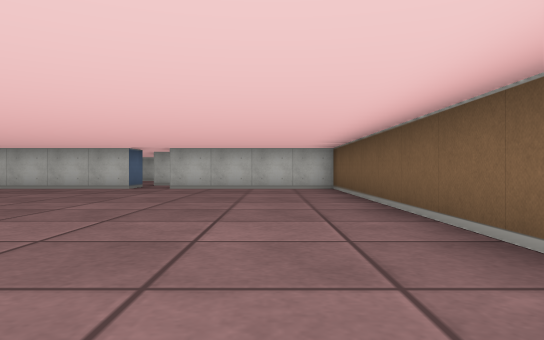
View 1 (above)

19 first-person views from a walk through a cub3D level. The camera is about half as high as the walls, looks level and sees 70° across. The floor is counted in squares. Each view is taken from the middle of a square. On the plan, view 1 faces up. The plan holds only what a view shows up to about 9 squares ahead; the rest is blank.

View 2
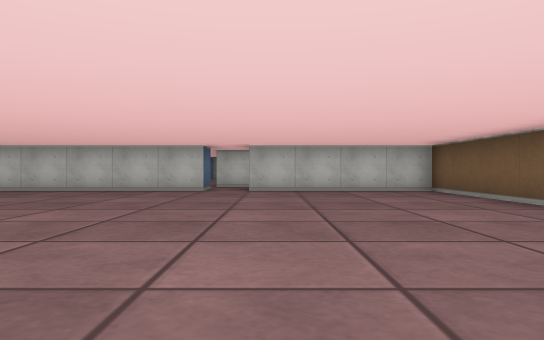

View 3
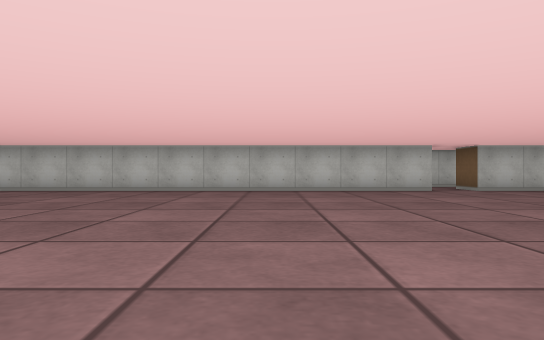

View 4
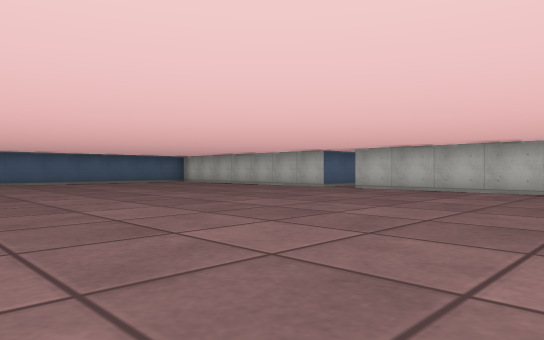

View 5
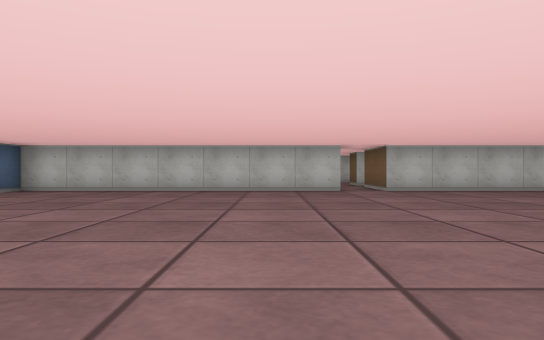

View 6
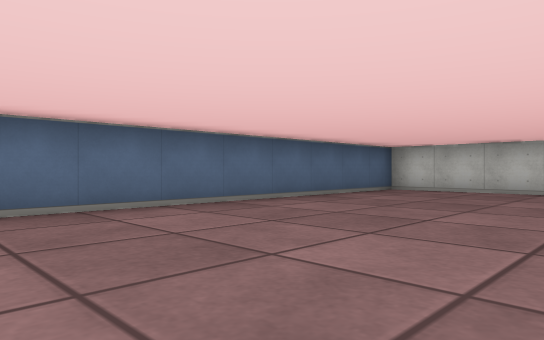

View 7
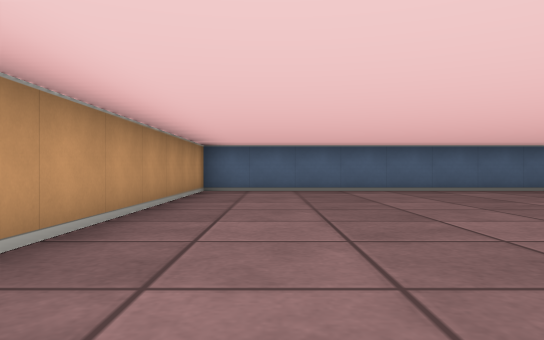

View 8
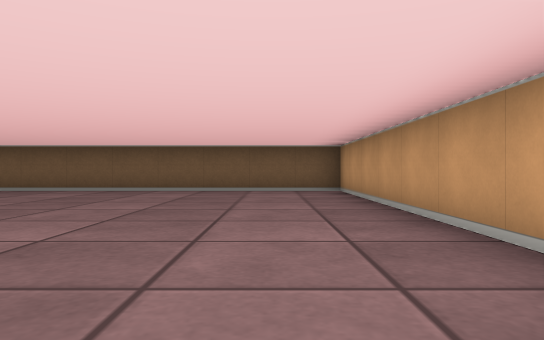

View 9
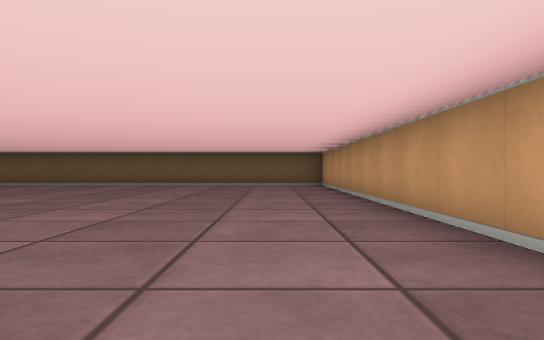

View 10
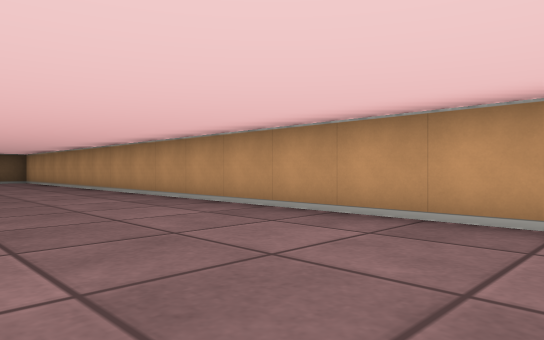

View 11
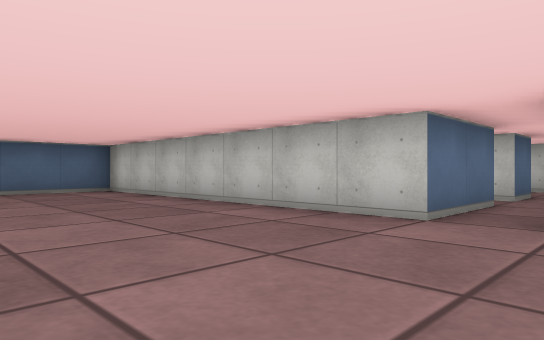

View 12
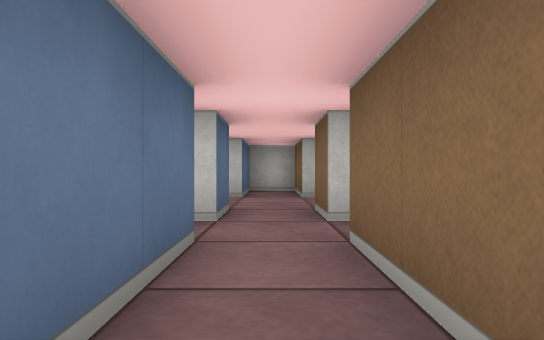

View 13
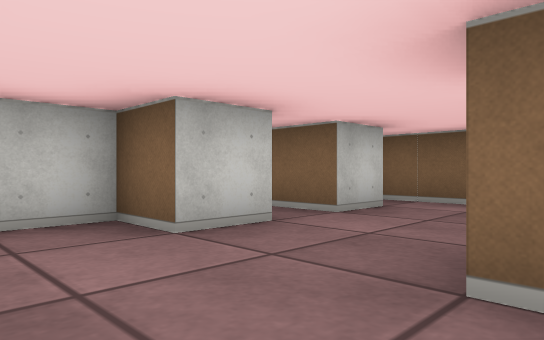

View 14
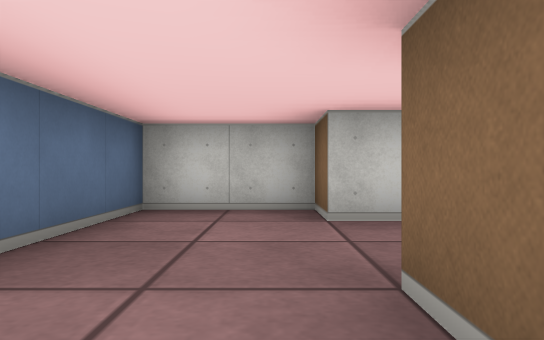

View 15
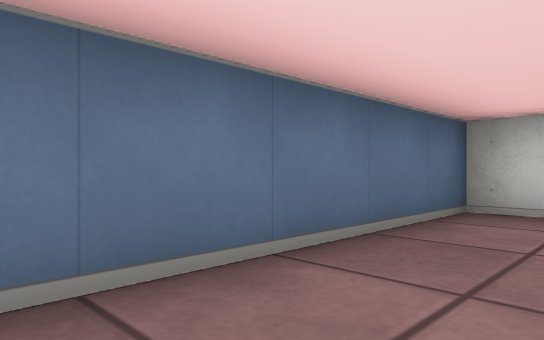

View 16
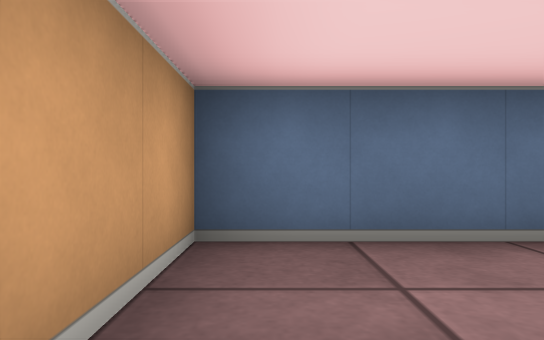

View 17
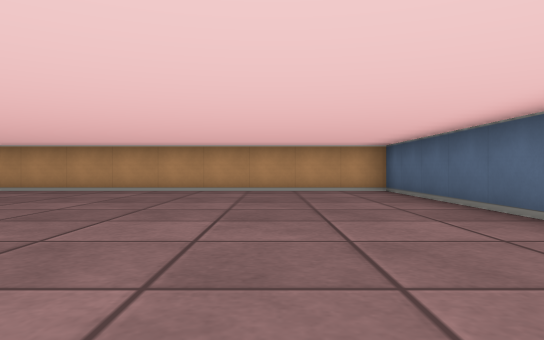

View 18
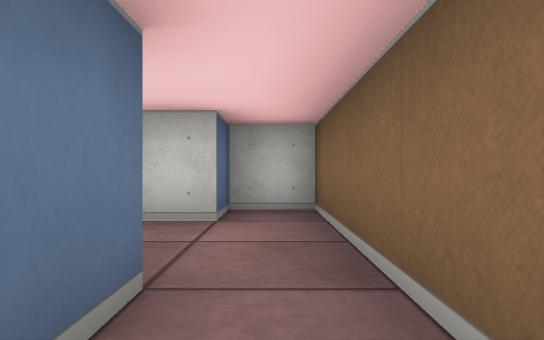

View 19
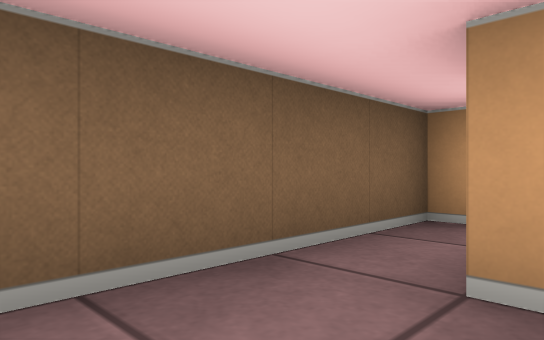

### Floor plan
Points are (right, up) in squares from view 1. A wall is a line through its corners. A room is listed if a view was taken in it or the views show most of it. See-through windows are left out.
Room 1 (views 1, 2, 3, 4, 5, 6, 7, 8, 9, 10, 11, 12, 17)
walls: (-14.5, 11.5) (-14.5, 9.5) (-21.5, 9.5) (-21.5, -2.5) (1.5, -2.5) (1.5, 9.5) (-2.5, 9.5) (-2.5, 10); (-3.5, 10) (-3.5, 9.5) (-13.5, 9.5) (-13.5, 11.5)
ways out: opening at (-14, 10.5) to room 2; opening at (-3, 10)
Room 2 (views 13, 14, 15, 16, 18, 19)
walls: (-14.5, 13.5) (-14.5, 12.5); (-15.5, 12.6) (-15.5, 13.5); (-13.5, 12.5) (-13.5, 13.5); (-12.5, 13.5) (-12.5, 12.6); (-11.5, 11.5) (-11.5, 16.5) (-12.5, 16.5) (-12.5, 15.5) (-13.5, 15.5) (-13.5, 17.5) (-14.5, 17.5) (-14.5, 15.5) (-15.5, 15.5) (-15.5, 16.5) (-17.5, 16.5) (-17.5, 11.5) (-15.6, 11.5)
ways out: opening at (-14, 10.5) to room 1

Positions as (right, up) in squares from view 1, and headings:
1: (0, 0), facing up
2: (-2, 1), facing up
3: (-7, 1), facing up
4: (-8, 1), facing up-left
5: (-16, 1), facing up
6: (-17, 1), facing up-left
7: (-13, -1), facing left
8: (-7, -1), facing right
9: (-10, -1), facing right
10: (-14, 1), facing down-right
11: (-13, 6), facing up-left
12: (-14, 9), facing up
13: (-17, 13), facing up-right
14: (-16, 12), facing up
15: (-16, 12), facing up-left
16: (-15, 12), facing left
17: (-19, 6), facing down
18: (-12, 12), facing up
19: (-13, 15), facing down-right
